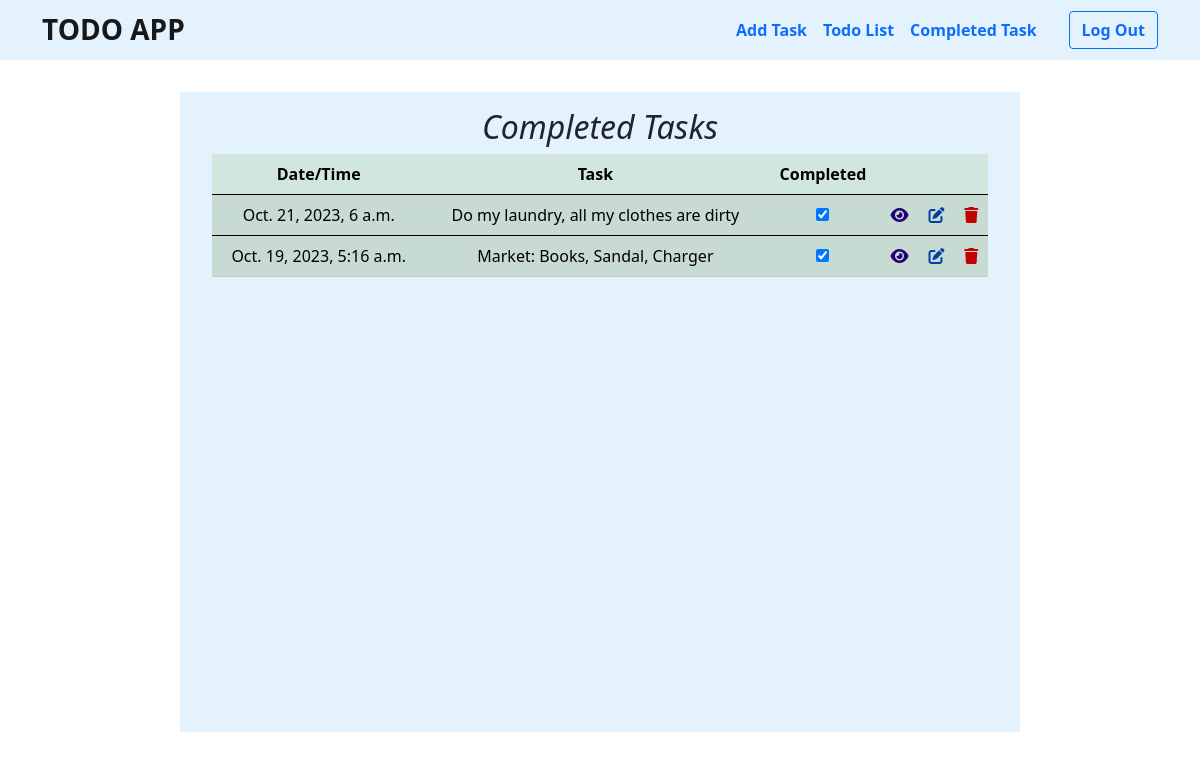
Screenshot of /completed (signed in) with the database file from the repository.
### todo_app/models.py (models this page shows)
class Todo_list(models.Model):
    tasks = models.CharField(max_length=1000, null=True)
    start_time = models.DateTimeField(null=True)
    completed = models.BooleanField(default=False, null=True)
    person = models.ForeignKey(User, on_delete=models.CASCADE, null=True)

### todo_app/views.py (the view)
# urls.py: path('completed', views.completed, name='completed'),
@login_required(login_url='login')
def completed(request):
    todo_list = Todo_list.objects.all()
    list_len = len(todo_list)
    context = {
        'todo_lists': todo_list,
        'length': list_len,
    }
    return render(request, 'todo_app/completed.html', context=context)

### templates/todo_app/completed.html
{% extends 'todo_app/base.html' %}
{% block content %}
<div class="container" style="width: 70%; min-width: 300px; height: fit-content; min-height: 80vh; background-color: #e3f2fd; margin-top: 2rem; padding: 1rem 2rem; text-align: center;">
    <h2 style="font-style: italic; font-family: system-ui, -apple-system, BlinkMacSystemFont, 'Segoe UI', Roboto, Oxygen, Ubuntu, Cantarell, 'Open Sans', 'Helvetica Neue', sans-serif;">Completed Tasks</h2>
    <table class="table table-success table-striped mb-0">
        <thead>
            <tr>
                <th>Date/Time</th>
                <th>Task</th>
                <th>Completed</th>
                <th></th>
                <th></th>
                <th></th>
            </tr>
        </thead>
        {% for todo_list in todo_lists %}
            {% if todo_list.person.username == user.username %}
                {% if todo_list.completed is True %}
                <tbody>
                    <tr>
                        <td>{{ todo_list.start_time }}</td>
                        <td>{{ todo_list.tasks }}</td>
                        {% if todo_list.completed is True %}
                        <td><input type="checkbox" name="{{ todo_list.completed }}" id="" checked onclick="return false"></td>
                        {% else %}
                        <td><input type="checkbox" name="{{ todo_list.completed }}" id="" onclick="return false"></td>
                        {% endif %}
                        <td><a href="{% url 'viewtask' todo_list.id %}"><i class="fa-solid fa-eye" style="color: #230075;"></i></a></td>
                        <td><a href="{% url 'edit' todo_list.id %}"><i class="fa-solid fa-pen-to-square" style="color: #003ea8;"></i></a></td>
                        <td><a href="{% url 'delete' todo_list.id %}"><i class="fa-solid fa-trash" style="color: #c00202;"></i></a></td>
                    </tr>
                </tbody>
                {% endif %}
            {% endif %}
        {% endfor %}
    </table>
</div>
{% endblock %}

### rows the page displays
Todo_list: start_time "Oct. 21, 2023, 6 a.m.", tasks "Do my laundry, all my clothes are dirty"
Todo_list: start_time "Oct. 19, 2023, 5:16 a.m.", tasks "Market: Books, Sandal, Charger"
